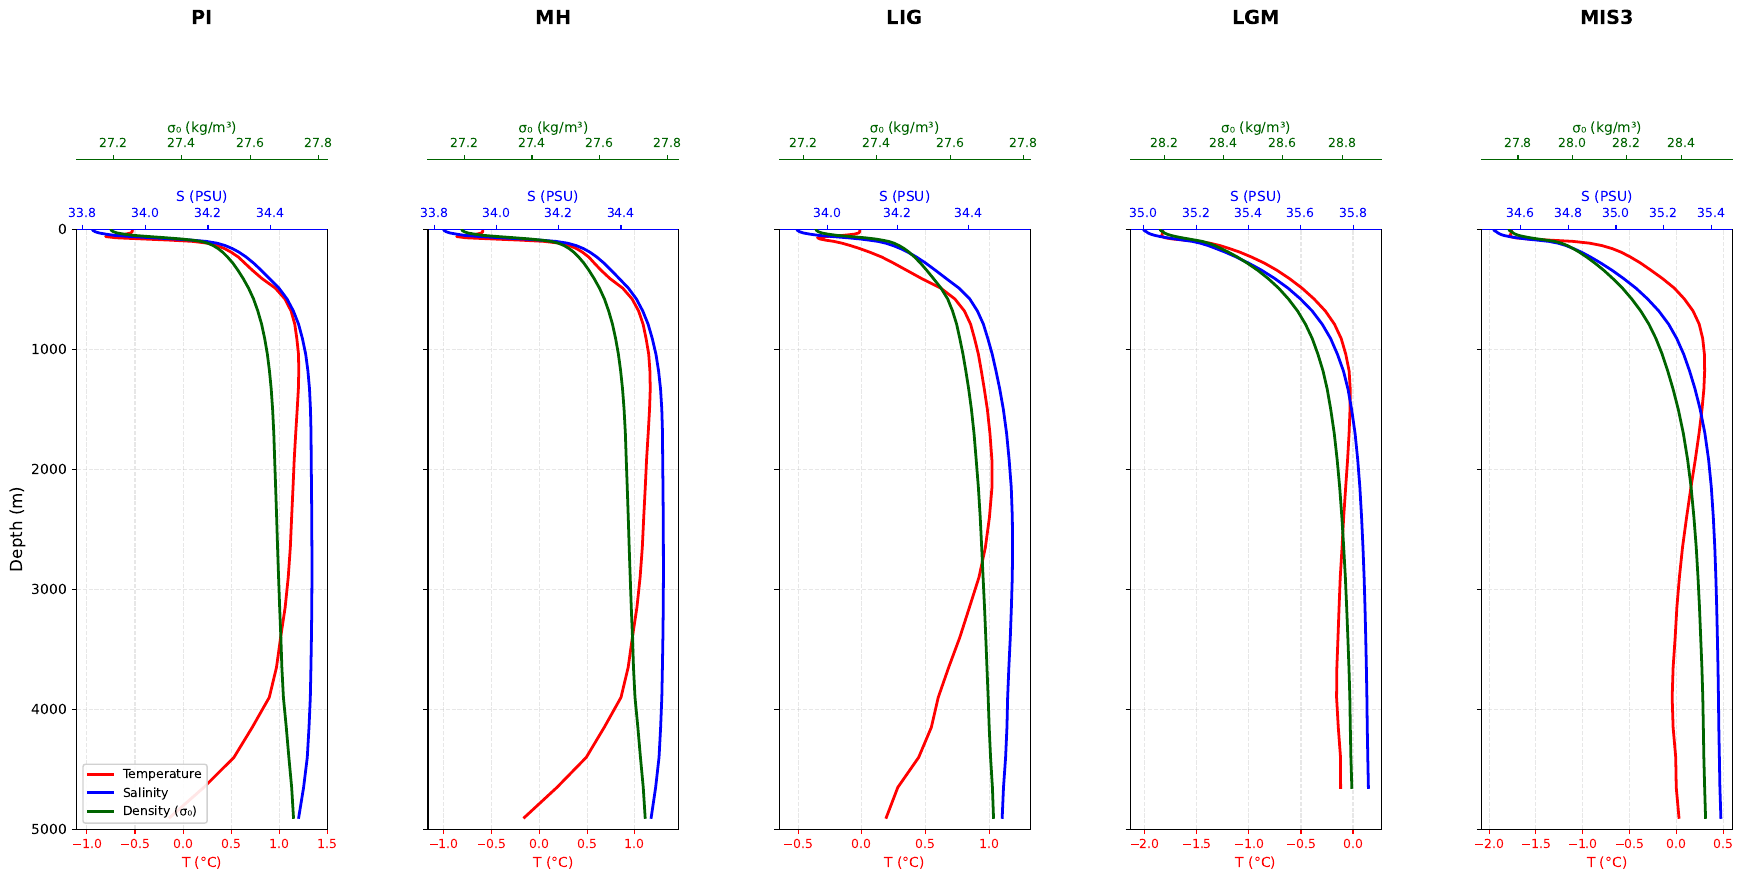

Write Python code to recreate this figure.
#!/usr/bin/env python3
"""
Plot vertical profiles of temperature, salinity, and density for 5 experiments
South of 50°S, annual mean
"""

import numpy as np
import xarray as xr
import matplotlib.pyplot as plt
import gsw  # For density calculation

# Experiment names and labels
exps = ['pi', 'mh', 'lig', 'lgm', 'mis']
exp_labels = ['PI', 'MH', 'LIG', 'LGM', 'MIS3']

# Initialize storage
profiles = {}

print("Loading data for all experiments...")
for exp in exps:
    print(f"Processing {exp.upper()}...")

    # Load temperature and salinity
    ds_temp = xr.open_dataset(f'./{exp}/temp_reg.nc')
    ds_salt = xr.open_dataset(f'./{exp}/salt_reg.nc')

    # Extract variables
    temp = ds_temp['temp']  # [time, depth, lat, lon]
    salt = ds_salt['salt']  # [time, depth, lat, lon]
    lat = ds_temp['lat'].values
    depth_raw = ds_temp['depth_coord'].values  # 负值: 0 to -6000

    # Convert depth to positive values (for plotting with 0 at top)
    depth = np.abs(depth_raw)

    # Annual mean (average over time dimension)
    temp_annual = temp.mean(dim='time')
    salt_annual = salt.mean(dim='time')

    # Mask for 50°S and south
    lat_mask = lat < -65

    # Select southern ocean data
    temp_south = temp_annual.sel(lat=lat[lat_mask])
    salt_south = salt_annual.sel(lat=lat[lat_mask])

    # Compute area-weighted mean over lat/lon
    temp_profile = temp_south.mean(dim=['lat', 'lon']).values
    salt_profile = salt_south.mean(dim=['lat', 'lon']).values

    # Remove NaN values (deep layers without data)
    valid_mask = ~np.isnan(temp_profile) & ~np.isnan(salt_profile)
    depth_valid = depth[valid_mask]
    temp_valid = temp_profile[valid_mask]
    salt_valid = salt_profile[valid_mask]

    # Calculate potential density (sigma0, referenced to 0 dbar)
    # Using GSW for proper density calculation
    pressure = gsw.p_from_z(-depth_valid, -60)  # Approximate pressure at 60°S
    SA = gsw.SA_from_SP(salt_valid, pressure, 0, -60)
    CT = gsw.CT_from_t(SA, temp_valid, pressure)
    sigma0 = gsw.sigma0(SA, CT)

    profiles[exp] = {
        'depth': depth_valid,
        'temp': temp_valid,
        'salt': salt_valid,
        'density': sigma0
    }

    print(f"  Valid depth levels: {len(depth_valid)} (max depth: {depth_valid.max():.0f} m)")
    print(f"  Temperature range: {temp_valid.min():.2f} to {temp_valid.max():.2f} °C")
    print(f"  Salinity range: {salt_valid.min():.2f} to {salt_valid.max():.2f} PSU")
    print(f"  Density (σ₀) range: {sigma0.min():.2f} to {sigma0.max():.2f} kg/m³")

    ds_temp.close()
    ds_salt.close()

print("\nCreating figure...")

# Create figure with 5 subplots (one per experiment)
fig, axes = plt.subplots(1, 5, figsize=(18, 8), sharey=True)
fig.subplots_adjust(wspace=0.4, left=0.06, right=0.98, top=0.85, bottom=0.10)

for idx, (exp, label) in enumerate(zip(exps, exp_labels)):
    ax = axes[idx]

    depth = profiles[exp]['depth']
    temp = profiles[exp]['temp']
    salt = profiles[exp]['salt']
    dens = profiles[exp]['density']

    # Create three x-axes for T, S, and density
    ax2 = ax.twiny()
    ax3 = ax.twiny()

    # Offset the third axis
    ax3.spines['top'].set_position(('outward', 50))

    # Plot profiles with different line styles
    p1, = ax.plot(temp, depth, color='red', linewidth=2, label='Temperature')
    p2, = ax2.plot(salt, depth, color='blue', linewidth=2, label='Salinity')
    p3, = ax3.plot(dens, depth, color='darkgreen', linewidth=2, label='Density')

    # Set depth axis (inverted, 0 at top)
    ax.set_ylim(depth.max() + 100, 0)
    if idx == 0:
        ax.set_ylabel('Depth (m)', fontsize=12)

    # Set x-axes labels
    ax.set_xlabel('T (°C)', fontsize=10, color='red')
    ax2.set_xlabel('S (PSU)', fontsize=10, color='blue')
    ax3.set_xlabel('σ₀ (kg/m³)', fontsize=10, color='darkgreen')

    # Color x-axis ticks and spines
    ax.tick_params(axis='x', labelcolor='red', colors='red', labelsize=9)
    ax.spines['bottom'].set_color('red')
    ax2.tick_params(axis='x', labelcolor='blue', colors='blue', labelsize=9)
    ax2.spines['top'].set_color('blue')
    ax3.tick_params(axis='x', labelcolor='darkgreen', colors='darkgreen', labelsize=9)
    ax3.spines['top'].set_color('darkgreen')

    # Set x-axis limits based on data range (with some padding)
    t_min, t_max = temp.min(), temp.max()
    s_min, s_max = salt.min(), salt.max()
    d_min, d_max = dens.min(), dens.max()

    ax.set_xlim(t_min - 0.3, t_max + 0.3)
    ax2.set_xlim(s_min - 0.05, s_max + 0.05)
    ax3.set_xlim(d_min - 0.1, d_max + 0.1)

    # Grid
    ax.grid(True, alpha=0.3, linestyle='--')

    # Title for each subplot
    ax.set_title(f'{label}', fontsize=14, fontweight='bold', pad=70)

    # Add legend only to first subplot
    if idx == 0:
        lines = [p1, p2, p3]
        labels_leg = ['Temperature', 'Salinity', 'Density (σ₀)']
        ax.legend(lines, labels_leg, loc='lower left', fontsize=9, framealpha=0.9)

# Save figure
output_file = 'figures/plot_vertical_profiles_5exps.pdf'
plt.savefig(output_file, dpi=300, bbox_inches='tight')
print(f"\nFigure saved: {output_file}")
